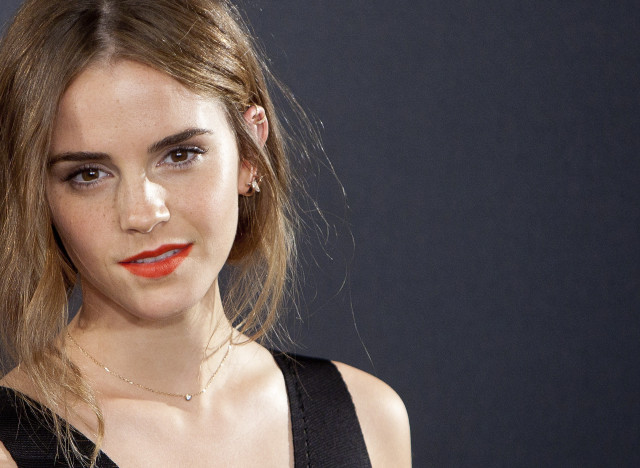
#> input picture ImageElementDetect/watson.jpg, 640 x 468 px
$ python -i HistogramAnalyzer.py   (imports and definitions only)
#> lines starting #> are read from the running program, lines starting #| are printed output that depends on the picture
#> further down, picture is the input picture: shape (468, 640, 3); mean B, G, R 81.1, 83.7, 96
__author__ = 'margauxdivernois'

import cv2
import numpy as np
import matplotlib.pyplot as plt
import operator

class HistogramAnalyzer:

    def __init__(self, img):
        """
        Init the HistogramAnalyzer Object.
        Calculate the histogram of the given image.
        """

        self.img_rgb = img

        # CREATE HISTOGRAM
        self.hist_rgb()
        self.hist_hsv()

    def hist_rgb(self):
        """Calculate the RGB histograms and save in attribute"""

        self.img_b,self.img_g,self.img_r = cv2.split(self.img_rgb)
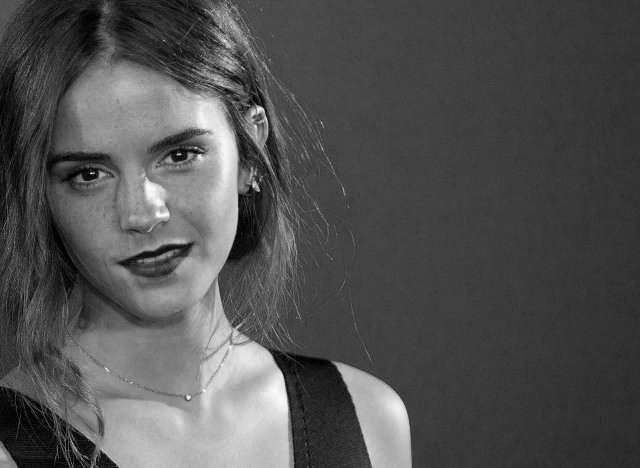
#> self.img_b: shape (468, 640); min 0, max 255, mean 81.1
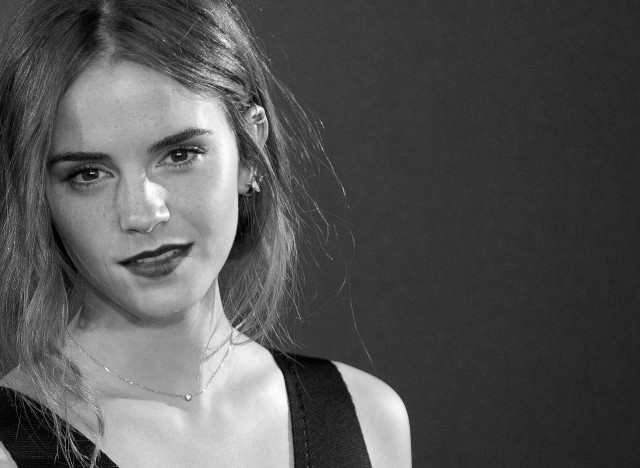
#> self.img_g: shape (468, 640); min 0, max 255, mean 83.7
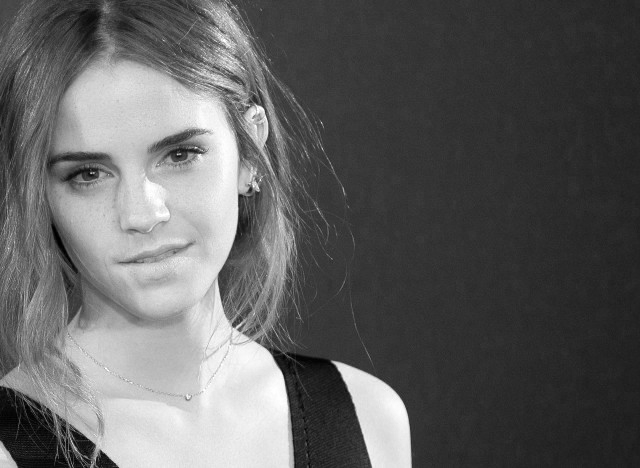
#> self.img_r: shape (468, 640); min 0, max 255, mean 96

        self.hist_r = cv2.calcHist(self.img_r,[0],None,[256],[0,255])
#> self.hist_r = 256 values, max 29 at index 53, min 0 at index 0, mean 2.5
        self.hist_g = cv2.calcHist(self.img_g,[0],None,[256],[0,255])
#> self.hist_g = 256 values, max 30 at index 61, min 0 at index 0, mean 2.5
        self.hist_b = cv2.calcHist(self.img_b,[0],None,[256],[0,255])
#> self.hist_b = 256 values, max 27 at index 73, min 0 at index 0, mean 2.5

    def hist_hsv(self):
        """Calculate the HSV histograms and save in attribute"""
        self.img_hsv = cv2.cvtColor(self.img_rgb, cv2.COLOR_BGR2HSV)
#> self.img_hsv: shape (468, 640, 3); mean H, S, V 71.7, 70, 102.6
        self.img_h, self.img_s, self.img_v = cv2.split(self.img_hsv)
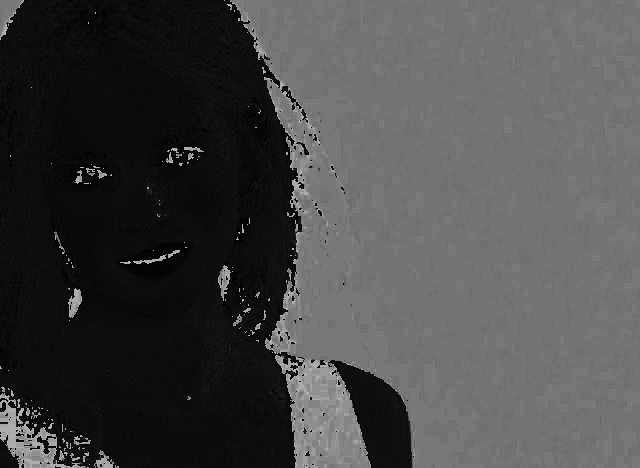
#> self.img_h: shape (468, 640); min 0, max 179, mean 71.7
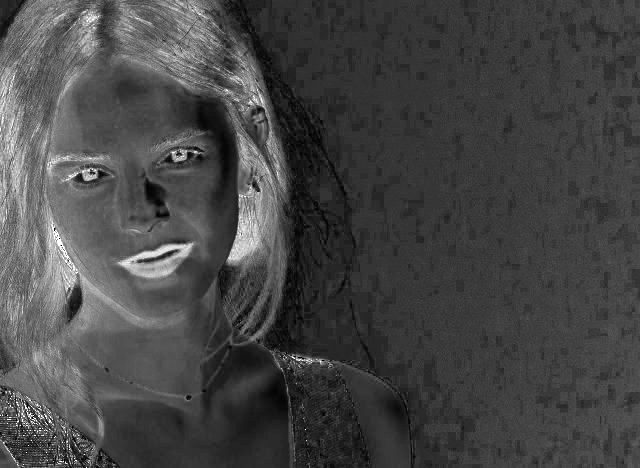
#> self.img_s: shape (468, 640); min 0, max 255, mean 70

        self.hist_h = cv2.calcHist([self.img_hsv],[0],self.img_s,[180],[0,180])
#> self.hist_h = 180 values, max 94133 at index 116, min 0 at index 28, mean 1663.2
        self.hist_s = cv2.calcHist([self.img_hsv],[1],None,[256],[0,256])
#> self.hist_s = 256 values, max 10142 at index 53, min 0 at index 244, mean 1170
        self.hist_v = cv2.calcHist([self.img_hsv],[2],None,[256],[0,256])
#> self.hist_v = 256 values, max 8415 at index 65, min 6 at index 0, mean 1170

    # [51 lines left out: functions show_rgb, show_hsv, show_rgb_hist, show_hsv_hist, get_hue_max, get_hue_average, not called in this run]

    def get_saturation_max(self):
        """Return the maximum saturation"""
        return int(self.max_index(self.hist_s))

    # [4 lines left out: function get_saturation_average, not called in this run]

    def get_brigthness_max(self):
        """Return the maximum brightness"""
        return int(self.max_index(self.hist_v))

    # [23 lines left out: functions get_brigthness_average, average, max_index, not called in this run]

>>> import cv2
>>> picture = cv2.imread('../ImageElementDetect/watson.jpg')
>>> result = HistogramAnalyzer(picture).hist_hsv()
